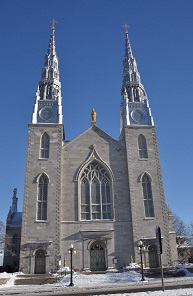
//> input picture images/church01.jpg, 193 x 296 px
$ ./matcher   (built with g++ and OpenCV 4)
//> lines starting //> are read from the running program, lines starting //| are printed output that depends on the picture
// [17 lines of licence text are left out]

#include <iostream>
#include <vector>
#include <opencv2/core.hpp>
#include <opencv2/imgproc.hpp>
#include <opencv2/highgui.hpp>
#include <opencv2/features2d.hpp>
#include <opencv2/objdetect.hpp>
#include <opencv2/xfeatures2d.hpp>

int main()
{
	// image matching

	// 1. Read input images
	cv::Mat image1= cv::imread("church01.jpg",cv::IMREAD_GRAYSCALE);
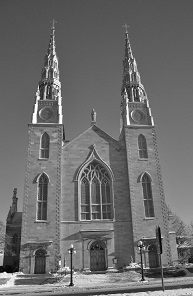
//> image1: 296 rows x 193 cols, CV_8UC1; min 0, max 255, mean 107.8
	cv::Mat image2= cv::imread("church02.jpg",cv::IMREAD_GRAYSCALE);
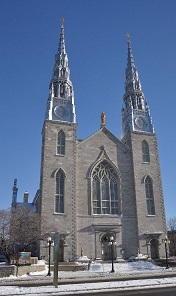
//> input picture images/church02.jpg, 176 x 296 px
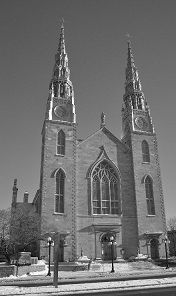
//> image2: 296 rows x 176 cols, CV_8UC1; min 0, max 255, mean 111.3

	// 2. Define keypoints vector
	std::vector<cv::KeyPoint> keypoints1;
	std::vector<cv::KeyPoint> keypoints2;

	// 3. Define feature detector
	// Construct the SURF feature detector object
//> (the run ends here: the program stops with an error, at `cv::Ptr<cv::Feature2D> ptrFeature2D = cv::xfeatures2d::SURF::create(20..`)
